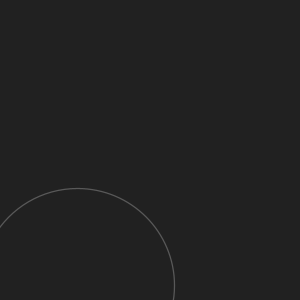
Frame 1 (no input)
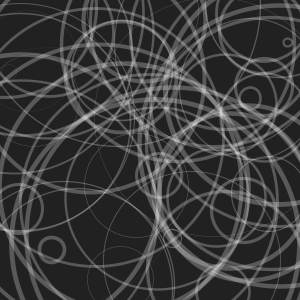
Frame 60 (the mouse pressed at the canvas centre just before this capture)
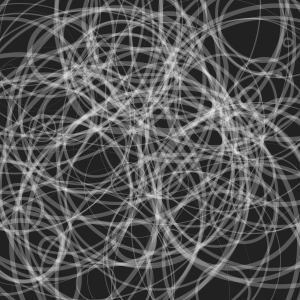
Frame 120 (the mouse held since frame 60 and released just before this capture)

The Processing sketch that drew these frames (run headless with seeded random() and noise(); from frame 60 on, the mouse is pressed at the canvas centre):

// Processing sketch: processing_18981
// ── processing_18981.pde

// variables V
// random numbers

//--------------------------------------------------------
void setup() {
  size(300, 300);  
  smooth();
  background(33);
}

//--------------------------------------------------------
void draw() {
  // note that random always gives you back a floating point number
  float radius = random(width);
  float x = random(width);
  float y = random(height);
  float thickness = random(0.1, 5);
  
  stroke(255, 64);
  noFill();
  strokeWeight(thickness);
  ellipse(x, y, radius, radius);
}
